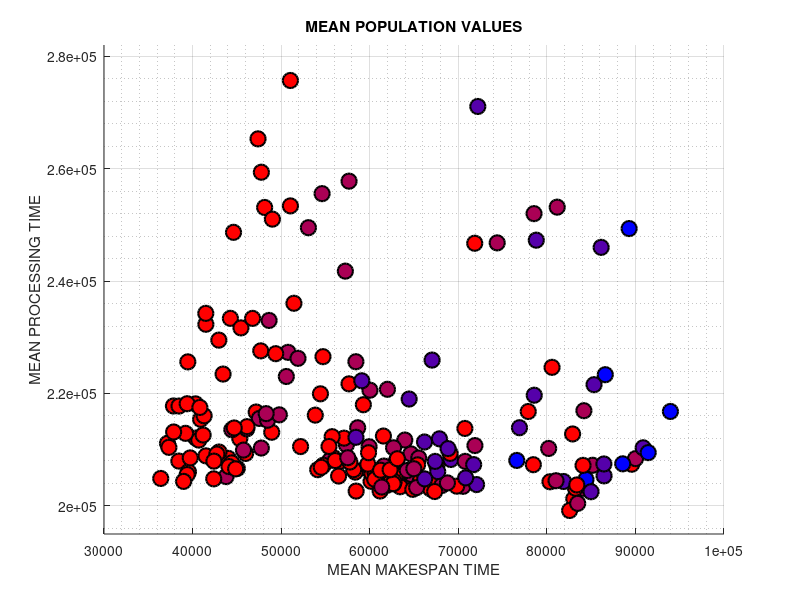

Here is the MATLAB script that generated this plot:



% PLOT CONFIGURATIONS ON ONE PLOT

load('RESULTS.mat');

i = 1;
while i <= 221
    
    % COLLECT COLOUR
    switch UNIVERSE(i).TOTAL_RESOURCES
        case 3
            % MOST BLUE
            instanceColour = [0 0 1];
        case 4
            %
            instanceColour = [0.333 0 0.666];
        case 5
            %
            instanceColour = [0.666 0 0.333];
        case 6
            % MOST RED
            instanceColour = [1 0 0];
    end    
    
    % EACH RECORD IN UNIVERSE/RESULTS PLOT
    scatter(UNIVERSE(i).MEAN_MAKESPAN, ...
        UNIVERSE(i).MEAN_PROCESSING, ...
        120, ...
        'MarkerEdgeColor',[0 0 0], ...
        'MarkerFaceColor',instanceColour,...
        'LineWidth',1.5);
    hold on
    
    % ITERATE TO NEW INSTANCE
    i = i + 1;
    
end

% RELEASE
hold off

% TITLES & LABELS
title('MEAN POPULATION VALUES')
ylabel('MEAN PROCESSING TIME');
xlabel('MEAN MAKESPAN TIME');

% OTHER 
grid on
grid minor 
ylim([195000 282000]);
xlim([30000 100000]);

set(gcf,'renderer','painters');
set(gcf,'Position',[0 0 960 1080])
